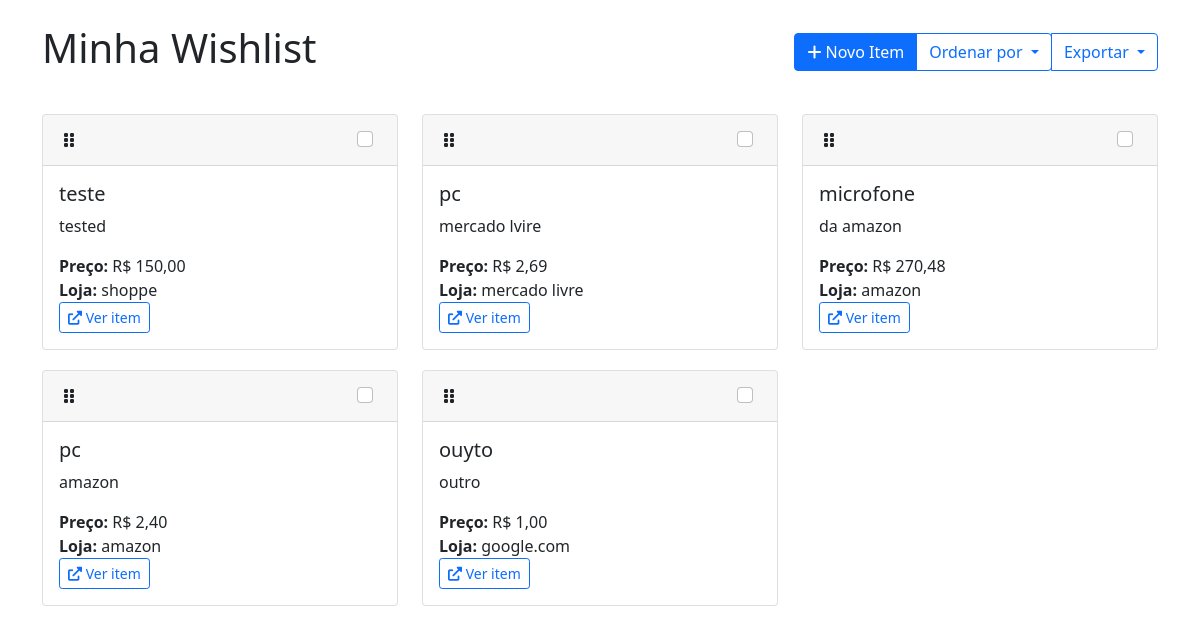
The app's page /, older data.
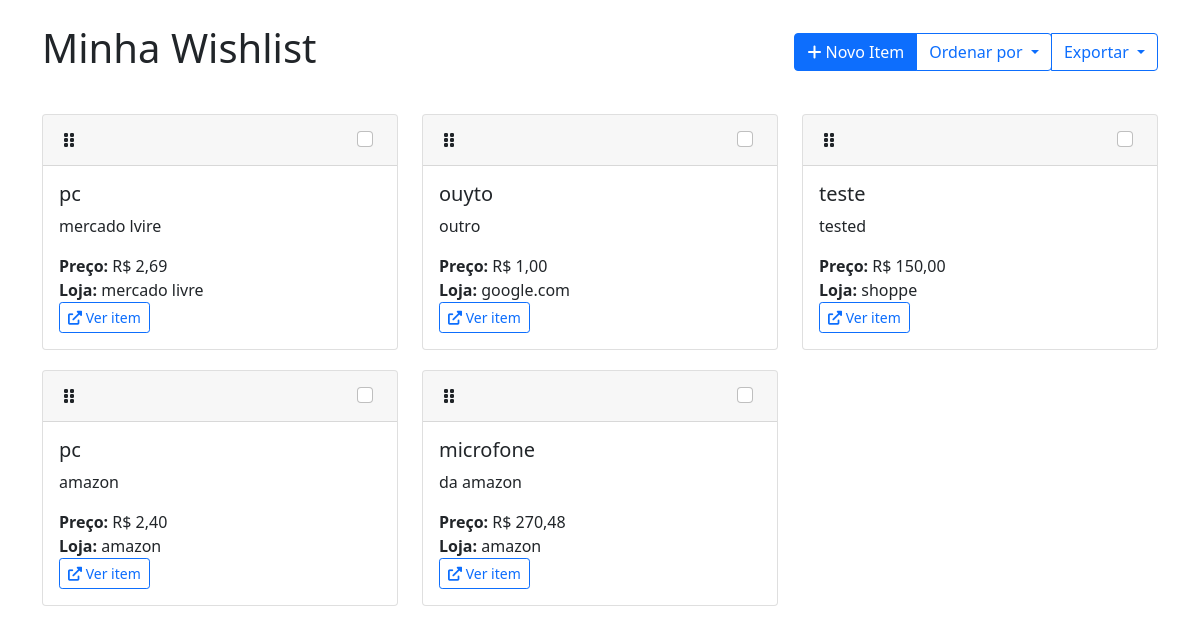
The same page, newer data.
### apps/wishlist/models.py (models this page shows, shortened)
class WishlistItem(models.Model):
    nome = models.CharField(max_length=200)
    descricao = models.TextField(blank=True)
    preco = models.DecimalField(max_digits=10, decimal_places=2)
    link = models.URLField()
    loja = models.CharField(max_length=100, blank=True)
    status = models.CharField(
        max_length=20,
        choices=[
            ('pendente', 'Pendente'),
            ('em_analise', 'Em Análise'),
            ('comprado', 'Comprado')
        ],
        default='pendente'
    )
    data_adicao = models.DateTimeField(auto_now_add=True)
    ordem_personalizada = models.IntegerField(default=0)
    class Meta:
        ordering = ['ordem_personalizada', 'nome']

### apps/wishlist/views.py (the view)
# urls.py: path('', views.index, name='index'),
def index(request):
    order_by = request.GET.get('order_by', 'ordem_personalizada')
    items = WishlistItem.objects.all().order_by(order_by)
    return render(request, 'wishlist/index.html', {'items': items})

### templates/wishlist/index.html (shortened to what this page needs)
<!DOCTYPE html>
<html lang="pt-br">
<head>
    <link href="https://cdn.jsdelivr.net/npm/bootstrap@5.1.3/dist/css/bootstrap.min.css" rel="stylesheet">
    <link rel="stylesheet" href="https://cdnjs.cloudflare.com/ajax/libs/font-awesome/6.0.0/css/all.min.css">
</head>
<body>
    <div class="container mt-4">
        <div class="d-flex justify-content-between align-items-center mb-4">
            <h1>Minha Wishlist</h1>
            <div class="btn-group">
                <button class="btn btn-primary" data-bs-toggle="modal" data-bs-target="#addItemModal">
                    <i class="fas fa-plus"></i> Novo Item
                </button>
                <button class="btn btn-outline-primary dropdown-toggle" data-bs-toggle="dropdown">
                    Ordenar por
                </button>
                <button class="btn btn-outline-primary dropdown-toggle" data-bs-toggle="dropdown">
                    Exportar
                </button>
            </div>
        </div>
        <div id="wishlist-items" class="row">
            {% for item in items %}
            <div class="col-md-6 col-lg-4 item-card" data-id="{{ item.id }}">
                <div class="card">
                    <div class="card-header d-flex justify-content-between align-items-center">
                        <span class="drag-handle"><i class="fas fa-grip-vertical"></i></span>
                        <div class="form-check">
                            <input type="checkbox" class="form-check-input" {% if item.status == 'comprado' %}checked{% endif %}
                                onchange="updateStatus({{ item.id }}, this.checked)">
                        </div>
                    </div>
                    <div class="card-body">
                        <h5 class="card-title">{{ item.nome }}</h5>
                        <p class="card-text">{{ item.descricao }}</p>
                        <p class="card-text">
                            <strong>Preço:</strong> R$ {{ item.preco }}<br>
                            <strong>Loja:</strong> {{ item.loja }}<br>
                            <a href="{{ item.link }}" target="_blank" class="btn btn-sm btn-outline-primary">
                                <i class="fas fa-external-link-alt"></i> Ver item
                            </a>
                        </p>
                    </div>
                </div>
            </div>
            {% endfor %}
        </div>
    </div>
</body>
</html>

Row changes from the older to the newer data that the page shows:
changed WishlistItem "mercado lvire": moves up the list
changed WishlistItem "ouyto": moves up the list
shown differently, row unchanged: WishlistItem (number 4 of 5 on the later page): moves down the list
